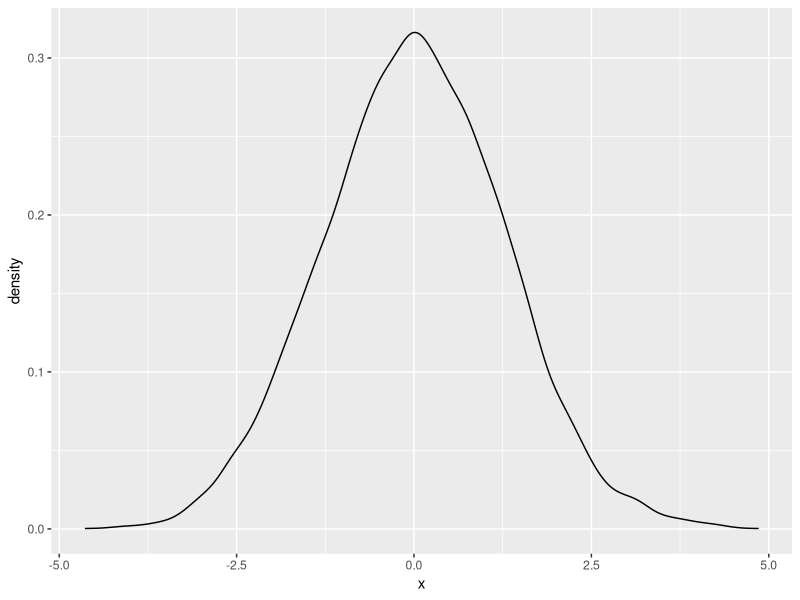
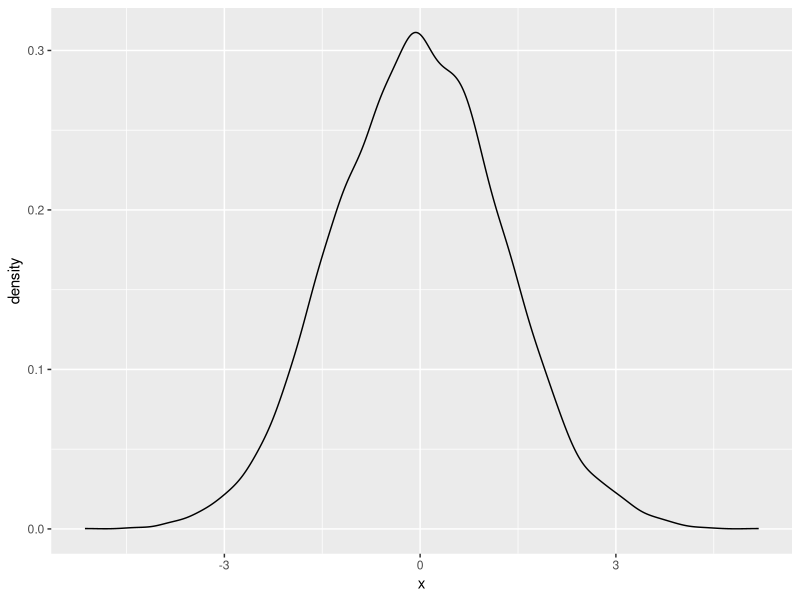
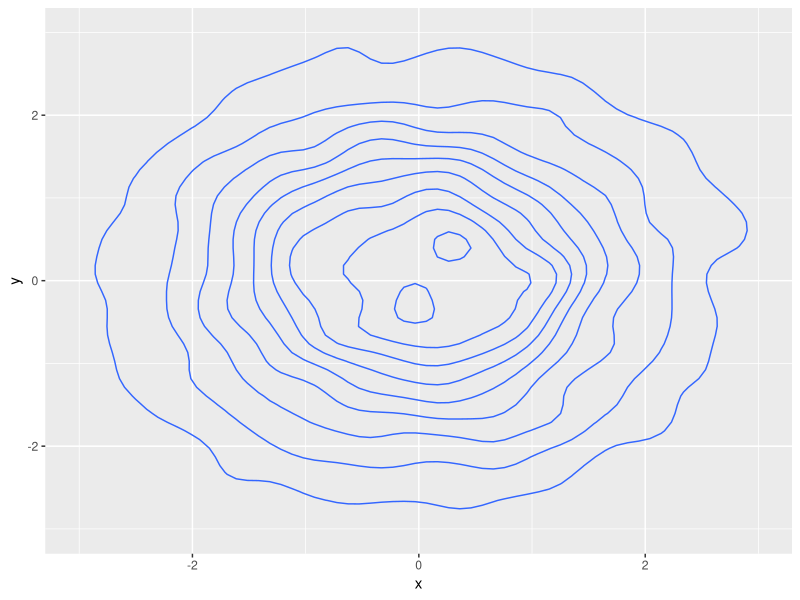
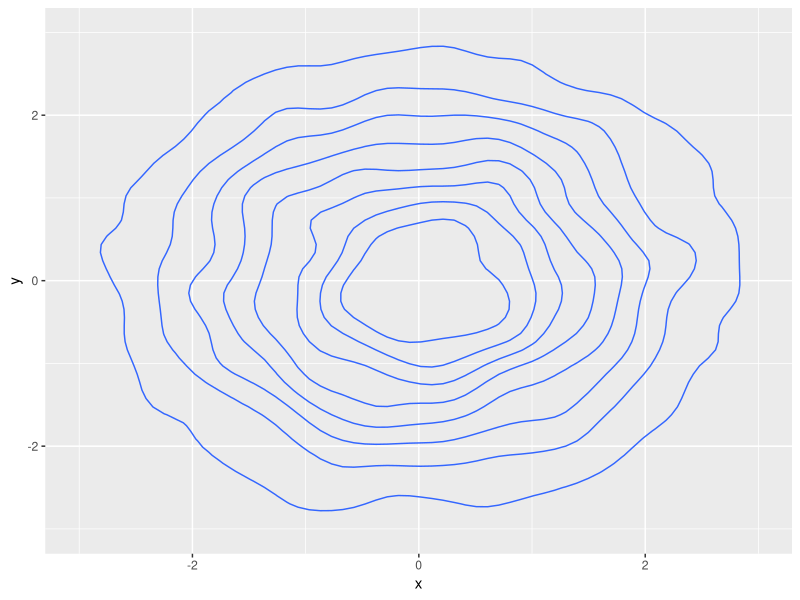

Generate these figures, in order, with R:
library(tidyverse)

set.seed(10716)

gaussian_matrix <- function(nrow, ncol, mean, sd) {
  matrix(rnorm(nrow*ncol, mean, sd), nrow, ncol)
}

uniform_matrix <- function(nrow, ncol, min, max) {
  matrix(runif(nrow*ncol, min, max), nrow, ncol)
}

# simple random weights one hidden layer NN, described in Neal (1996)
one_layer_nn <- function(x, hidden_dim, output_dim) {
  input_dim <- length(x)
  
  # u, a: hidden layer weights, bias
  # v, b: output layer weights, bias
  
  u <- uniform_matrix(hidden_dim, input_dim, -1, 1)  
  a <- rnorm(hidden_dim, 0, 1)  
  v <- gaussian_matrix(output_dim, hidden_dim, 0, hidden_dim^(-1/2)) 
  b <- rnorm(output_dim, 0, 1) 
  
  h <- tanh(a + u %*% x)
  y <- b + v %*% h
  
  return(as.numeric(y))
  
}

# simulate many networks to see output distribution
# uses fixed data model

# 1D output
x <- rep(1,10)
sim_1d_5 <- data.frame(x=replicate(10000, one_layer_nn(x, 5, 1)))
ggplot(sim_1d_5, aes(x = x)) +
  geom_density()

sim_1d_1000 <- data.frame(x=replicate(10000, one_layer_nn(x, 1000, 1)))
ggplot(sim_1d_1000, aes(x = x)) +
  geom_density()


# 2D output
sim_2d_5 <- replicate(10000, one_layer_nn(x, 5, 2))
sim_2d_5 <- data.frame(x=sim_2d_5[1,], y=sim_2d_5[2,])
ggplot(sim_2d_5, aes(x=x, y=y)) +
  geom_density_2d() + 
  coord_cartesian(xlim=c(-3,3), ylim=c(-3,3))


sim_2d_100 <- replicate(10000, one_layer_nn(x, 100, 2))
sim_2d_100 <- data.frame(x=sim_2d_100[1,], y=sim_2d_100[2,])
ggplot(sim_2d_100, aes(x=x, y=y)) +
  geom_density_2d() + 
  coord_cartesian(xlim=c(-3,3), ylim=c(-3,3))


